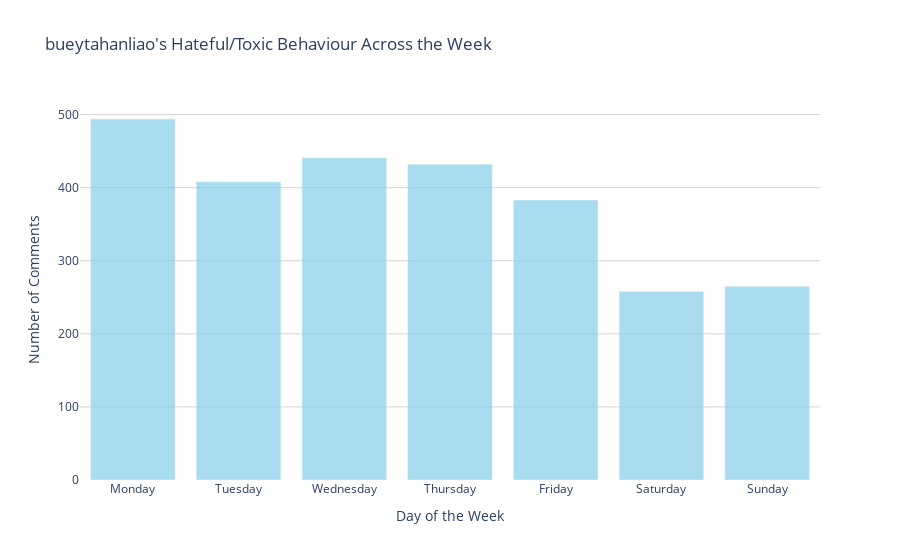

This figure's notebook cell:
### Code cell
plot_user_activity_weekly_cycle(hate_toxic_topical_comments, 'bueytahanliao')

### Figure 1 — Plotly figure (JSON) as saved in the notebook; plotly's stock layout.template omitted (floating-point values rounded to 4 significant figures)
{"data": [{"marker": {"color": "skyblue"}, "opacity": 0.7, "type": "bar", "x": ["Monday", "Tuesday", "Wednesday", "Thursday", "Friday", "Saturday", "Sunday"], "y": [494, 408, 441, 432, 383, 258, 265]}], "layout": {"plot_bgcolor": "white", "title": {"text": "bueytahanliao's Hateful/Toxic Behaviour Across the Week"}, "xaxis": {"tickmode": "linear", "title": {"text": "Day of the Week"}}, "yaxis": {"gridcolor": "lightgrey", "showgrid": true, "title": {"text": "Number of Comments"}}}}
